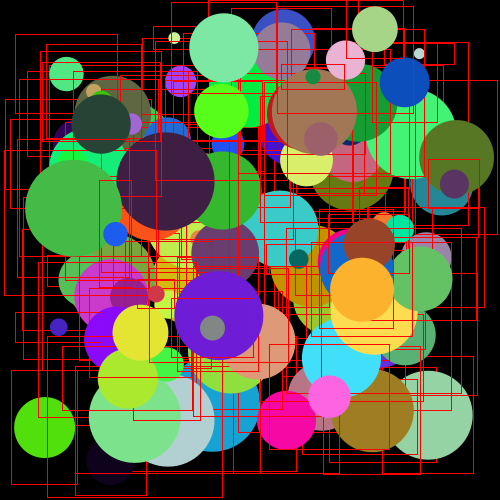
Frame 1 (no input)
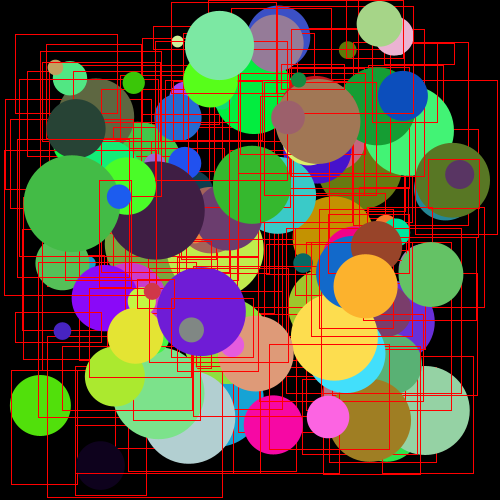
Frame 60 (the mouse pressed at the canvas centre just before this capture)
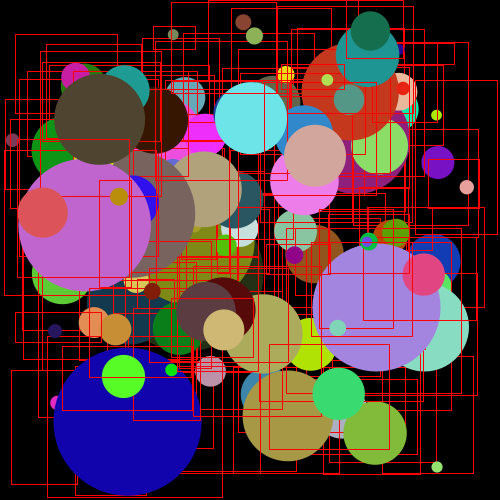
Frame 120 (the mouse held since frame 60 and released just before this capture)

The Processing sketch that drew these frames (run headless with seeded random() and noise(); from frame 60 on, the mouse is pressed at the canvas centre):

// Processing sketch: cours_05_01_classes
// ── cours_05_01_classes.pde
int numberBall;
Ball[] ballList;

void setup()
{
  size(500, 500);
  
  numberBall = 100;
  ballList = new Ball[numberBall];
  for(int i=0; i<numberBall; i++)
  {
    ballList[i] = new Ball();
  }
}

void draw()
{
  background(0);
  for(int i=0; i<ballList.length; i++)
  {
    ballList[i].run();
  }
}

void mousePressed()
{
  for(int i=0; i<ballList.length; i++)
  {
    ballList[i].updateShape();
  }
}
// ── Ball.pde
class Ball
{
  //variable de l'objet
  color colorBall;
  float size;
  float speedX;
  float speedY;
  float boxWidth;
  float boxHeight;
  float x;
  float y;
  float originX;
  float originY;
  
  //Constructeur
  Ball()
  {
    colorBall = color(random(255), random(255), random(255));
    size = random(10, 100);
    speedX = random(1, 5);
    speedY = random(1, 5);
    boxWidth = random(size, size+100);
    boxHeight = random(size, size+100);
    x = random(boxWidth/2, width - (boxWidth/2));
    y = random(boxHeight/2, height - (boxHeight/2));
    originX = x;
    originY = y;
  }
  
  //fonctions (comportements de ma baballe)
  void run()
  {
    display();
    displayBox();
    move();
    checkEdge();
  }
  
  void display()
  {
    noStroke();
    fill(colorBall);
    ellipse(x, y, size, size);
  }
  
  void displayBox()
  {
    noFill();
    stroke(255, 0, 0);
    rectMode(CENTER);
    rect(originX, originY, boxWidth, boxHeight);
  }
  
  void move()
  {
    x += speedX;
    y += speedY;
  }
  
  void checkEdge()
  {
    if(x - (size/2) <= originX - (boxWidth/2) || x + (size/2) >= originX + (boxWidth/2))
    {
      speedX *= -1;
    }
    if(y - (size/2) <= originY - (boxHeight/2) || y + (size/2) >= originY +(boxHeight/2))
    {
      speedY *= -1;
    }
  }
  
  void updateShape()
  {
    colorBall = color(random(255), random(255), random(255));
    if(boxWidth > boxHeight)
    {
      size = random(10, boxHeight-10);
    }
    else
    {
      size = random(10, boxWidth - 10);
    }
    
    x = originX;
    y = originY;
  }
}
